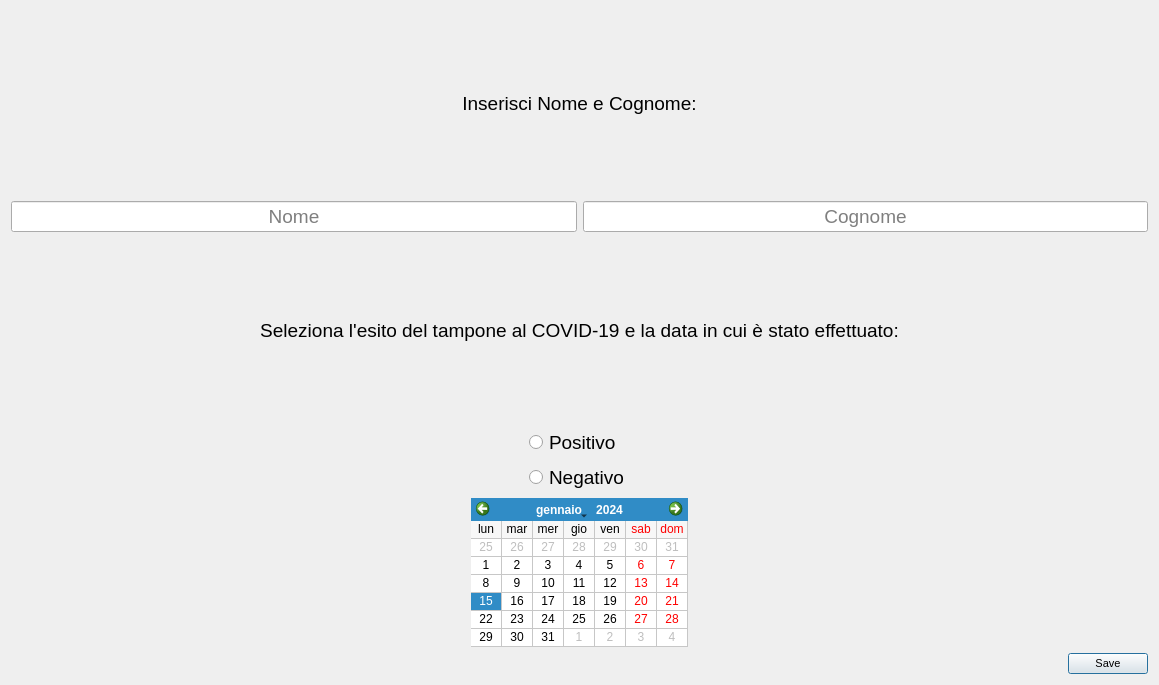
<?xml version="1.0" encoding="UTF-8"?>
<ui version="4.0">
 <class>Inserisci</class>
 <widget class="QDialog" name="Inserisci">
  <property name="geometry">
   <rect>
    <x>0</x>
    <y>0</y>
    <width>1159</width>
    <height>685</height>
   </rect>
  </property>
  <property name="sizePolicy">
   <sizepolicy hsizetype="Fixed" vsizetype="Fixed">
    <horstretch>0</horstretch>
    <verstretch>0</verstretch>
   </sizepolicy>
  </property>
  <property name="baseSize">
   <size>
    <width>0</width>
    <height>0</height>
   </size>
  </property>
  <property name="windowTitle">
   <string>Dialog</string>
  </property>
  <layout class="QVBoxLayout" name="verticalLayout">
   <item>
    <widget class="QLabel" name="label">
     <property name="sizePolicy">
      <sizepolicy hsizetype="Preferred" vsizetype="Preferred">
       <horstretch>0</horstretch>
       <verstretch>0</verstretch>
      </sizepolicy>
     </property>
     <property name="font">
      <font>
       <pointsize>14</pointsize>
      </font>
     </property>
     <property name="text">
      <string>Inserisci Nome e Cognome:</string>
     </property>
     <property name="alignment">
      <set>Qt::AlignCenter</set>
     </property>
    </widget>
   </item>
   <item>
    <layout class="QHBoxLayout" name="horizontalLayout">
     <item>
      <widget class="QLineEdit" name="nome">
       <property name="font">
        <font>
         <pointsize>14</pointsize>
        </font>
       </property>
       <property name="alignment">
        <set>Qt::AlignCenter</set>
       </property>
       <property name="placeholderText">
        <string>Nome</string>
       </property>
      </widget>
     </item>
     <item>
      <widget class="QLineEdit" name="cognome">
       <property name="sizePolicy">
        <sizepolicy hsizetype="Expanding" vsizetype="Fixed">
         <horstretch>0</horstretch>
         <verstretch>0</verstretch>
        </sizepolicy>
       </property>
       <property name="font">
        <font>
         <pointsize>14</pointsize>
        </font>
       </property>
       <property name="alignment">
        <set>Qt::AlignCenter</set>
       </property>
       <property name="placeholderText">
        <string>Cognome</string>
       </property>
      </widget>
     </item>
    </layout>
   </item>
   <item>
    <widget class="QLabel" name="label_2">
     <property name="font">
      <font>
       <pointsize>14</pointsize>
      </font>
     </property>
     <property name="text">
      <string>Seleziona l'esito del tampone al COVID-19 e la data in cui è stato effettuato:</string>
     </property>
     <property name="alignment">
      <set>Qt::AlignCenter</set>
     </property>
    </widget>
   </item>
   <item>
    <layout class="QGridLayout" name="gridLayout_2">
     <item row="1" column="0">
      <widget class="QRadioButton" name="radio_negativo">
       <property name="sizePolicy">
        <sizepolicy hsizetype="Fixed" vsizetype="Fixed">
         <horstretch>0</horstretch>
         <verstretch>0</verstretch>
        </sizepolicy>
       </property>
       <property name="font">
        <font>
         <pointsize>14</pointsize>
        </font>
       </property>
       <property name="text">
        <string>Negativo</string>
       </property>
      </widget>
     </item>
     <item row="0" column="0">
      <widget class="QRadioButton" name="radio_positivo">
       <property name="sizePolicy">
        <sizepolicy hsizetype="Fixed" vsizetype="Fixed">
         <horstretch>0</horstretch>
         <verstretch>0</verstretch>
        </sizepolicy>
       </property>
       <property name="font">
        <font>
         <pointsize>14</pointsize>
        </font>
       </property>
       <property name="layoutDirection">
        <enum>Qt::LeftToRight</enum>
       </property>
       <property name="text">
        <string>Positivo</string>
       </property>
      </widget>
     </item>
    </layout>
   </item>
   <item>
    <layout class="QGridLayout" name="gridLayout">
     <item row="0" column="0">
      <widget class="QCalendarWidget" name="calendar">
       <property name="sizePolicy">
        <sizepolicy hsizetype="Fixed" vsizetype="Fixed">
         <horstretch>0</horstretch>
         <verstretch>0</verstretch>
        </sizepolicy>
       </property>
       <property name="focusPolicy">
        <enum>Qt::StrongFocus</enum>
       </property>
       <property name="layoutDirection">
        <enum>Qt::LeftToRight</enum>
       </property>
       <property name="locale">
        <locale language="Italian" country="Italy"/>
       </property>
       <property name="minimumDate">
        <date>
         <year>2020</year>
         <month>1</month>
         <day>1</day>
        </date>
       </property>
       <property name="firstDayOfWeek">
        <enum>Qt::Monday</enum>
       </property>
       <property name="gridVisible">
        <bool>true</bool>
       </property>
       <property name="verticalHeaderFormat">
        <enum>QCalendarWidget::NoVerticalHeader</enum>
       </property>
      </widget>
     </item>
    </layout>
   </item>
   <item>
    <widget class="QDialogButtonBox" name="save_button">
     <property name="enabled">
      <bool>true</bool>
     </property>
     <property name="sizePolicy">
      <sizepolicy hsizetype="Fixed" vsizetype="Fixed">
       <horstretch>0</horstretch>
       <verstretch>0</verstretch>
      </sizepolicy>
     </property>
     <property name="font">
      <font>
       <pointsize>8</pointsize>
      </font>
     </property>
     <property name="mouseTracking">
      <bool>false</bool>
     </property>
     <property name="focusPolicy">
      <enum>Qt::NoFocus</enum>
     </property>
     <property name="layoutDirection">
      <enum>Qt::RightToLeft</enum>
     </property>
     <property name="orientation">
      <enum>Qt::Horizontal</enum>
     </property>
     <property name="standardButtons">
      <set>QDialogButtonBox::Save</set>
     </property>
     <property name="centerButtons">
      <bool>false</bool>
     </property>
    </widget>
   </item>
  </layout>
 </widget>
 <resources/>
 <connections/>
</ui>
